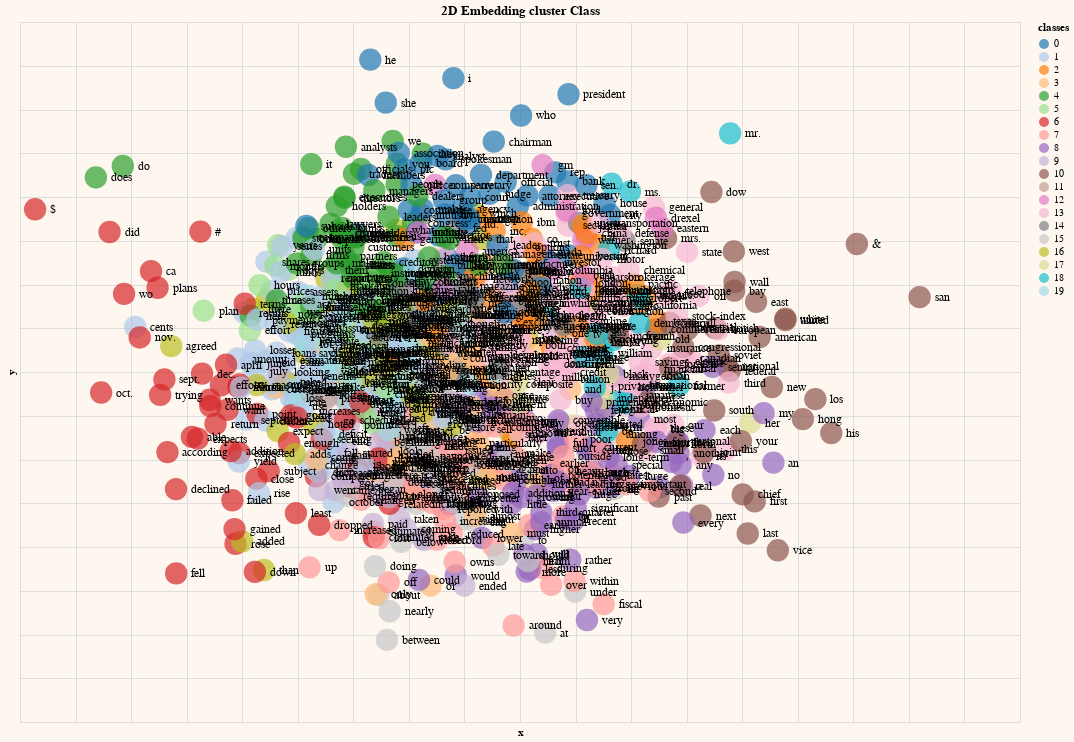

The notebook cell saved with this chart:
### Code cell
chart = alt.Chart(word_class[:1000]).mark_circle(size=500).encode(
    x=alt.X('x', scale=alt.Scale(zero=False), axis=alt.Axis(labels=False, ticks=False, domain=False)),
    y=alt.Y('y', scale=alt.Scale(zero=False), axis=alt.Axis(labels=False, ticks=False, domain=False)),
    tooltip=['words'],
    color=alt.Color('classes:N', scale=alt.Scale(scheme='category20'))
)

text = chart.mark_text(align='left', dx=15, size=12, color='black').encode(text='words', color=alt.value('black'))

result = (chart + text).configure(background="#FDF7F0").properties(
    width=1000,
    height=700,
    title="2D Embedding cluster Class"
)

result.interactive()

### Figure 1 — Vega-Lite specification as saved in the notebook (floating-point values rounded to 4 significant figures; data arrays with more than 128 entries replaced by an {"elided": "..."} marker saying what was removed)
{"config": {"view": {"continuousWidth": 300, "continuousHeight": 300}, "background": "#FDF7F0"}, "layer": [{"mark": {"type": "circle", "size": 500}, "encoding": {"color": {"field": "classes", "scale": {"scheme": "category20"}, "type": "nominal"}, "tooltip": [{"field": "words", "type": "nominal"}], "x": {"axis": {"domain": false, "labels": false, "ticks": false}, "field": "x", "scale": {"zero": false}, "type": "quantitative"}, "y": {"axis": {"domain": false, "labels": false, "ticks": false}, "field": "y", "scale": {"zero": false}, "type": "quantitative"}}, "name": "view_2"}, {"mark": {"type": "text", "align": "left", "color": "black", "dx": 15, "size": 12}, "encoding": {"color": {"value": "black"}, "text": {"field": "words", "type": "nominal"}, "tooltip": [{"field": "words", "type": "nominal"}], "x": {"axis": {"domain": false, "labels": false, "ticks": false}, "field": "x", "scale": {"zero": false}, "type": "quantitative"}, "y": {"axis": {"domain": false, "labels": false, "ticks": false}, "field": "y", "scale": {"zero": false}, "type": "quantitative"}}}], "data": {"name": "data-cb8ff4109fcbd7c8591a5c7a7ba9df4e"}, "height": 700, "params": [{"name": "param_2", "select": {"type": "interval", "encodings": ["x", "y"]}, "bind": "scales", "views": ["view_2"]}], "title": "2D Embedding cluster Class", "width": 1000, "$schema": "https://vega.github.io/schema/vega-lite/v5.15.1.json", "datasets": {"data-cb8ff4109fcbd7c8591a5c7a7ba9df4e": {"elided": "1000 records"}}}
